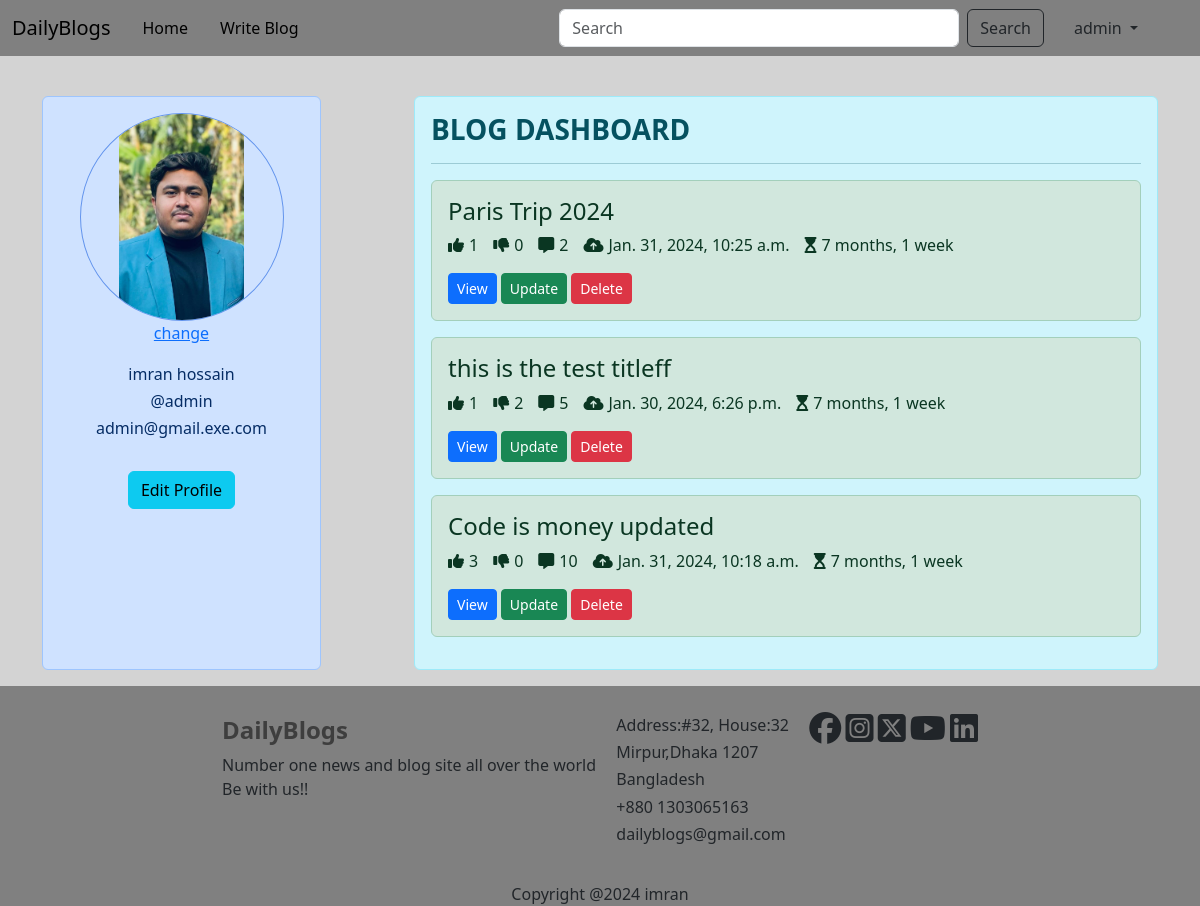
Page /blog/profile/5/ (signed in) on the earlier database version.
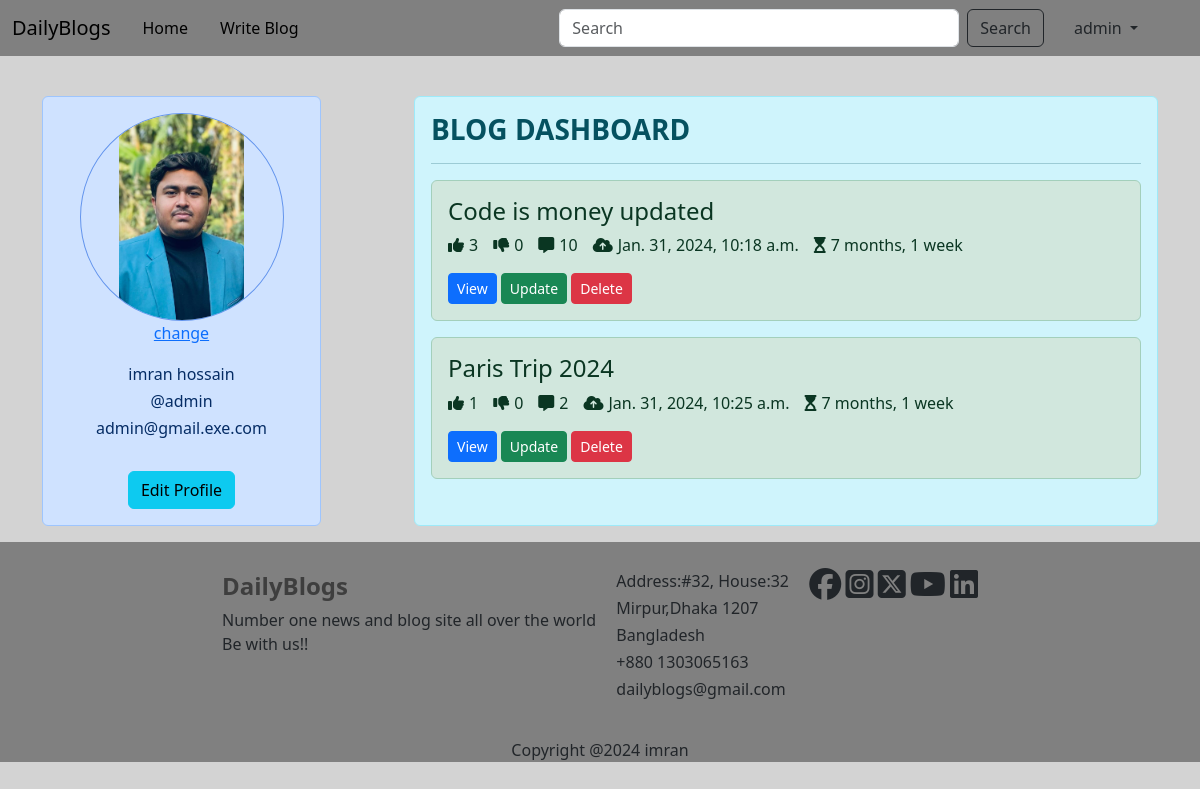
Same page on the later database version.
### blogApp/models.py (models this page shows, shortened)
class Blog(models.Model):
    author = models.ForeignKey(User, on_delete=models.CASCADE, related_name='post_author')
    blog_title = models.CharField(max_length=200, verbose_name='Enter a title')
    slug = models.SlugField(max_length=264, unique=True)
    blog_content = models.TextField()
    blog_image = models.ImageField(upload_to='blog_images/')
    publish_date = models.DateTimeField(auto_now_add=True)
    update_date = models.DateTimeField(auto_now=True)
    class Meta:
        ordering = ['-update_date']

### blogApp/views.py (the view)
# urls.py: path('profile/<int:profile_id>/', views.profile_setting, name='profile'),
@login_required
def profile_setting(request, profile_id):
    blog = Blog.objects.filter(author_id=profile_id)
    return render(request, 'blogApp/profile.html', context={'blogs': blog})

### templates/blogApp/profile.html (shortened to what this page needs)
{% extends 'base.html' %}
{% load static %}
{% block styles %}
    <link href="{% static 'profile.css' %}" rel="stylesheet">
{% endblock %}
{% block main_block %}
    <div class="container">
        <div class="container-left col-3 alert alert-primary" style="text-align: center">
            {% if user.user_profile %}
                <img src="/media/{{ user.user_profile.profile_picture }}" class="rounded-circle profile-pic"
                     alt="profile-image">
                <a href="{% url 'blog_app:profile-picture' %}">change</a>
            {% else %}
                <img src="/media/default_profile.jpg" class="rounded-circle profile-pic" alt="profile-image">
                <a href="{% url 'blog_app:profile-picture' %}" style="margin-left: 100px">upload</a>
            {% endif %}
            <div class="profile-text" style="text-align: center;margin-top: 20px">
                {% if user.first_name or user.last_name %}
                    <h6> {{ user.first_name }} {{ user.last_name }}</h6>
                {% else %}
                    <a href="{% url 'blog_app:profile_change' %}">add full name</a>
                {% endif %}
                <h6> @{{ user.username }}</h6>
                <h6> {{ user.email }}</h6>
                <br>
                <a href="{% url 'blog_app:profile_change' %}" class="btn btn-info">Edit Profile</a>
            </div>
        </div>
        <div class="container-right col-8 alert alert-info">
            <h3><strong>BLOG DASHBOARD</strong></h3>
            <hr>
            {% for blog in blogs %}
                <div class="blog-text alert alert-success">
                    <h4>{{ blog.blog_title }}</h4>
                    <div style="display: flex;">
                        <p style="margin-right: 15px"><i class="fa-solid fa-thumbs-up"
                                                         style="margin-right: 5px"></i>{{ blog.liked_blog.count }}
                        </p>
                        <p style="margin-right: 15px"><i class="fa-solid fa-thumbs-down"
                                                         style="margin-right: 5px"></i>{{ blog.Unliked_blog.count }}
                        </p>
                        <p style="margin-right: 15px"><i class="fa-solid fa-message"
                                                         style="margin-right: 5px"></i>{{ blog.blog_comment.count }}
                        </p>
                        <p style="margin-right: 15px"><i class="fa-solid fa-cloud-arrow-up"
                                                         style="margin-right: 5px"></i>{{ blog.publish_date }}
                        </p>
                        <p style="margin-right: 15px"><i class="fa-solid fa-hourglass-start"
                                                         style="margin-right: 5px"></i>{{ blog.update_date|timesince }}
                        </p>
                    </div>
                    <a href="{% url 'blog_app:blog-details' blog.slug %}" class="btn btn-primary btn-sm">View</a>
                    <a href="{% url 'blog_app:update-blog' blog.pk %}" class="btn btn-success btn-sm">Update</a>
                    <a href="{% url 'blog_app:delete-blog' blog.pk %}" class="btn btn-danger btn-sm">Delete</a>
                </div>
            {% endfor %}
        </div>
    </div>
{% endblock %}

Differences in the rows shown:
removed Blog: blog_title "this is the test titleff", liked_blog.count "1", Unliked_blog.count "2", blog_comment.count "5", publish_date "Jan. 30, 2024, 6:26 p.m.", update_date "7 months, 1 week"
changed Blog "Code is money updated": moves up the list
